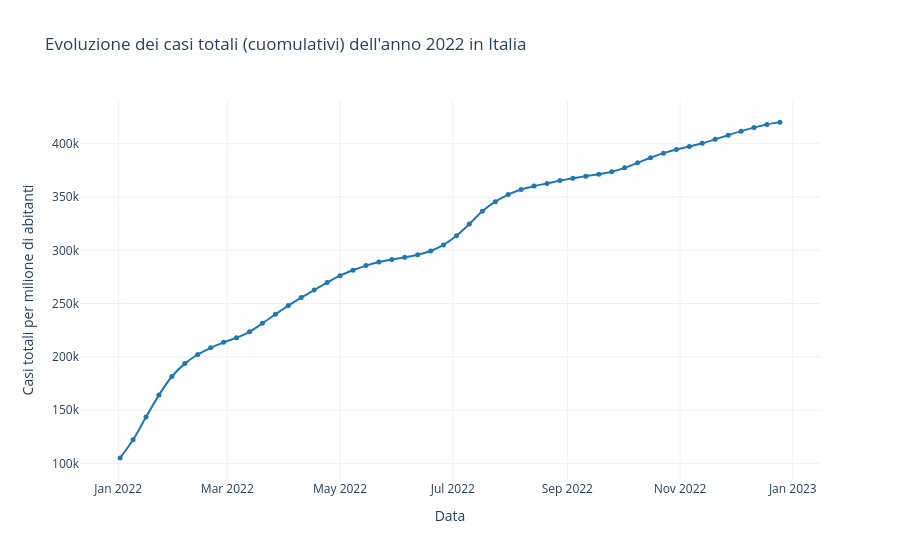

Notebook cell for this chart:
### Code cell
# Grafico lineare dei casi totali in Italia nel 2022

fig_ita_2022_tot = px.line(
    italia_2022_pulito,
    x="date",                # Variabile sull'asse X andamento temporale
    y="total_cases_per_million",         # Variabile sull'asse Y casi totali cumulativi
    title="Evoluzione dei casi totali (cuomulativi) dell'anno 2022 in Italia",  # Titolo del grafico
    markers=True,            # Mostra i punti reali dei dati 
    line_shape="spline",     # Rende la linea più morbida e continua
    color_discrete_sequence=["#1f77b4"]  # Imposta un colore  pulito
)

#  Parametri Layout 

fig_ita_2022_tot.update_layout(
    template="plotly_white",  # Tema chiaro e minimale
    xaxis_title="Data",       # Etichetta asse X
    yaxis_title="Casi totali per milione di abitanti",# Etichetta asse Y
    hovermode="x unified"     # Tooltip unico per ogni data (molto utile)
)

#  Parametri linea

fig_ita_2022_tot.update_traces(
    line=dict(width=2),       # Spessore della linea
    marker=dict(size=5)       # Dimensione dei marker
)

fig_ita_2022_tot.show()       # visualizzo il grafioco
